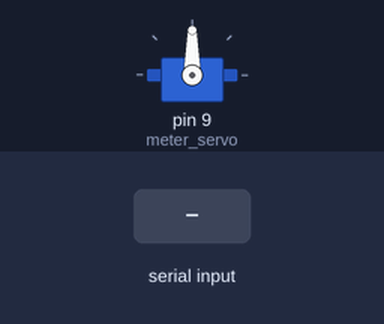
Bench run of a sketch on a simulated Arduino Uno, built with avr-gcc and run on an emulated ATmega328P. Shown: servo. The test bench sets the inputs (shaded band).

Above: at 1.2 s.
1.3 s: "h" received over Serial
At 2.1 s:
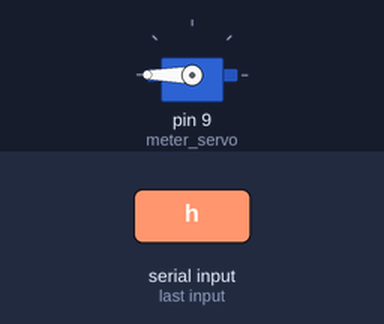
2.8 s: "m" received over Serial
At 3.2 s:
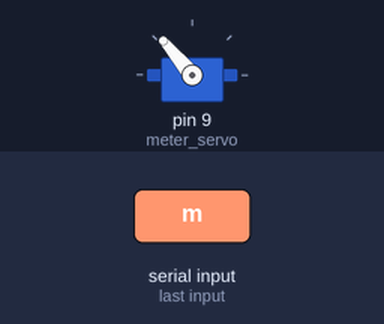
4.3 s: "n" received over Serial
At 5.5 s:
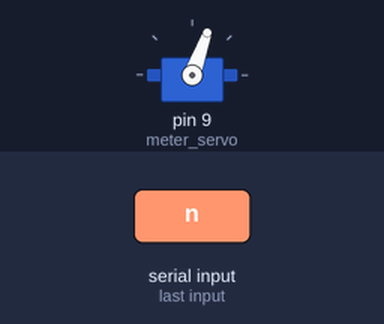
5.8 s: "s" received over Serial
At 6.7 s:
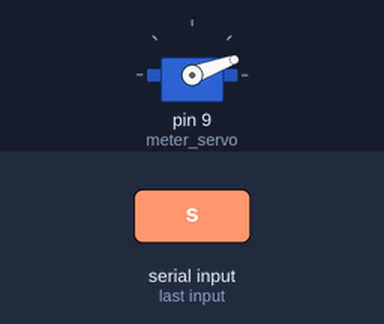
7.3 s: "a" received over Serial
At 7.8 s:
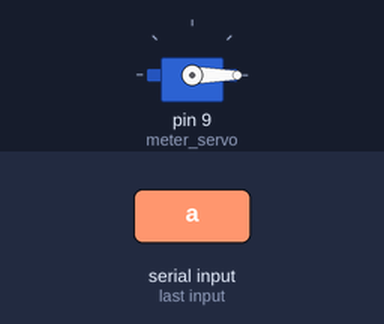
Timing chart, 0 to 9.8 s (numbered marks = the images above; inputs shaded):
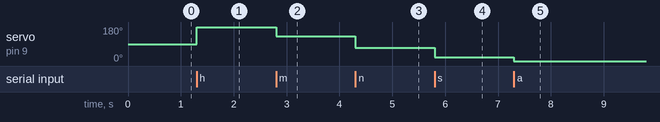

The sketch:

mood_meter.ino
```cpp
/**** Wireless Mood Meter ***/

/*  author   : Ashraf Minhaj
 *  mail     : ashraf_minhaj@yahoo.com
 *  tutorial : youtube.com/fusebatti
 */

#include<Servo.h>

// declare servo name
Servo meter_servo;

// we'll store input data in this variable
char val;

void setup()
{
  //initlize the mode of the pins
   meter_servo.attach(9);
   //set the serial communication rate with bluetooth module
   Serial.begin(9600);
}

void loop()
{
  while(Serial.available() == 0); //check whether arduino is reciving signal or not
  val = Serial.read() ;           //read data sent over bluetooth

  /********* Happy *********/
  if (val == 'h'){
    meter_servo.write(180);
  }

  /********* Medium Happy ***/
  if (val == 'm'){
    meter_servo.write(130);
  }

  /********* Neutral *******/
  if (val == 'n'){
    meter_servo.write(70);
  }

  /********* Sad *******/
  if (val == 's'){
    meter_servo.write(20);
  }

  /********* Angry *******/
  if (val == 'a'){
    meter_servo.write(0);
  }
}
```

Measured:
- after the input at 1.3 s, servo on pin 9 (meter_servo): 90° → 180° at once
- after the input at 2.8 s, servo on pin 9 (meter_servo): 180° → 130° at once
- after the input at 4.3 s, servo on pin 9 (meter_servo): 130° → 70° at once
- after the input at 5.8 s, servo on pin 9 (meter_servo): 70° → 20° at once
- after the input at 7.3 s, servo on pin 9 (meter_servo): 20° → 0° at once
